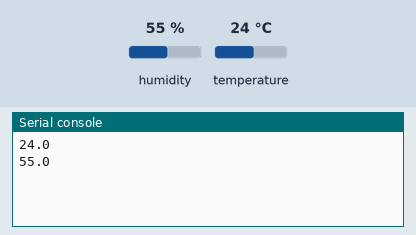
The program below on a simulated Raspberry Pi Pico running MicroPython. On the bench: the last lines printed to the serial console. Inputs (shaded band) come from the test bench; at power-on: humidity 55 %, temperature 24 °C.

Above: at 1.2 s.
1.3 s: humidity set to 22 %
2.9 s: temperature set to 12 °C
At 4.4 s:
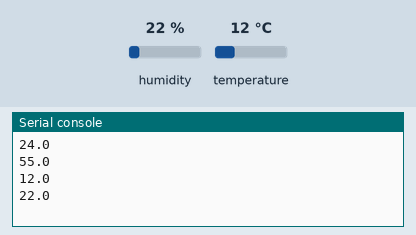
4.5 s: humidity set to 40 %
At 8.4 s:
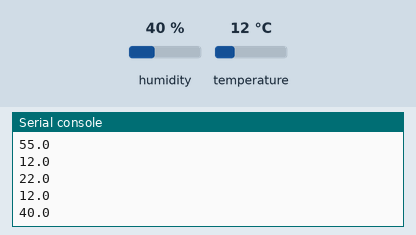
Timing chart, 0 to 9.9 s (numbered marks = the images above; inputs shaded):
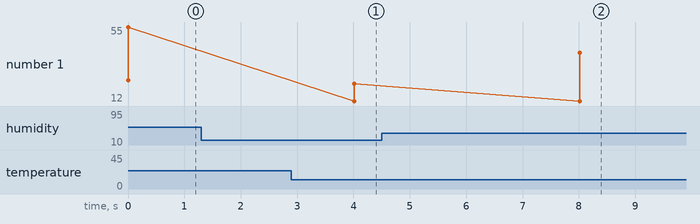

Measured:
- after the input at 2.9 s, the serial console: prints a new line after 1.1 s (image 1)
- after the input at 4.5 s, the serial console: prints a new line after 3.5 s (image 2)
- plotted number 1: 22 → 40 after the input at 4.5 s

The program:

am2320_test.py
```python
from lib import am2320
from machine import I2C
import time
i2c = I2C(0, sda=machine.Pin(4), scl=machine.Pin(5))
sensor = am2320.AM2320(i2c)
while True:
    sensor.measure()
    print(sensor.temperature())
    print(sensor.humidity())
    time.sleep_ms(4000)
```

am2320.py
```python
import ustruct
import time

class AM2320:
    def __init__(self, i2c=None, address=0x5C):
        self.i2c = i2c
        self.address = address
        self.buf = bytearray(8)

    def measure(self):
        buf = self.buf
        address = self.address
        # wake sensor
        try:
            self.i2c.writeto(address, b'\x00')
        except OSError:
            pass
        # wait for sensor to wake up.
        time.sleep_ms(1)
        # read 4 registers starting at offset 0x00
        self.i2c.writeto(address, b'\x03\x00\x04')
        # wait at least 1.5ms
        time.sleep_ms(2)
        # read data
        self.i2c.readfrom_mem_into(address, 0, buf)
        crc = ustruct.unpack('<H', bytearray(buf[-2:]))[0]
        if (crc != self.crc16(buf[:-2])):
            raise Exception("checksum error")

    def crc16(self, buf):
        crc = 0xFFFF
        for c in buf:
            crc ^= c
            for i in range(8):
                if crc & 0x01:
                    crc >>= 1
                    crc ^= 0xA001
                else:
                    crc >>= 1
        return crc

    def humidity(self):
        return (self.buf[2] << 8 | self.buf[3]) * 0.1

    def temperature(self):
        t = ((self.buf[4] & 0x7f) << 8 | self.buf[5]) * 0.1
        if self.buf[4] & 0x80:
            t = -t
        return t
```
